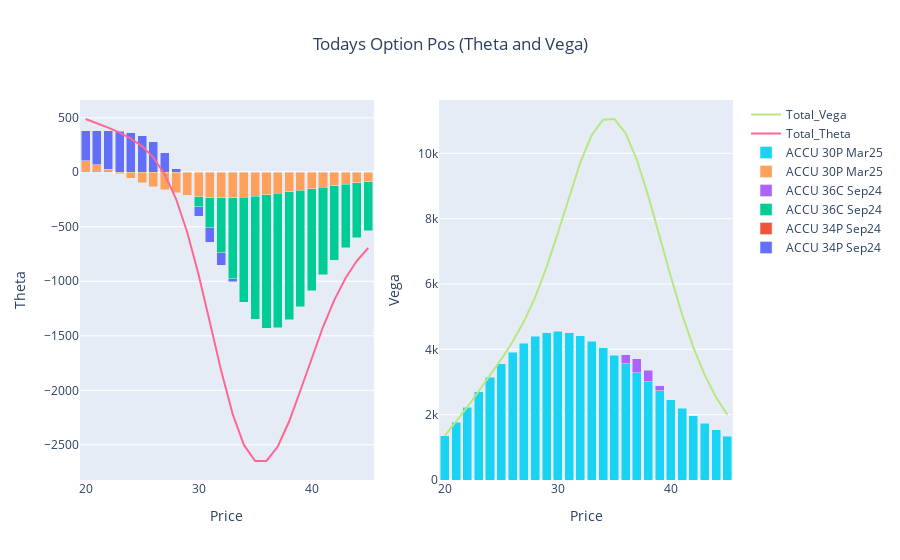

The code cell stored with this chart in its notebook:
### Code cell
fig_t = go.Figure()
for i in list(t)[1:-1]:
    fig_t.add_trace(go.Bar(x=t.Price, y=t[i], name=i, base=0))

fig_t.add_trace(go.Scatter(x=t.Price, y=t.Option_Theta, mode='lines', name='Total_Theta'))


#~~~~~~~~~~~~~~~~~~~~~~~~~~~~~~~~~~~~~~~~~~~~~~~~~~~~~~~~~~~~~~~~~~~~~~~~~~~~~~~~~
fig_v = go.Figure()
for i in list(v)[1:-1]:
    fig_v.add_trace(go.Bar(x=v.Price, y=v[i], name=i, base=0))

fig_v.add_trace(go.Scatter(x=v.Price, y=v.Option_Vega, mode='lines', name='Total_Vega'))

#~~~~~~~~~~~~~~~~~~~~~~~~~~~~~~~~~~~~~~~~~~~~~~~~~~~~~~~~~~~~~~~~~~~~~~~~~~~~~~~~
fig = make_subplots(rows=1, cols=2)
for i in range(0,len(fig_p.data)):
    fig.add_trace(fig_t.data[i], row=1, col=1)
    fig.add_trace(fig_v.data[i], row=1, col=2)
    
fig.update_layout(title={'text': 'Todays Option Pos (Theta and Vega)','x': 0.5,'xanchor': 'center'}, barmode='stack')

fig.update_xaxes(title_text="Price", row=1, col=1)
fig.update_yaxes(title_text="Theta", row=1, col=1)
fig.update_xaxes(title_text="Price", row=1, col=2)
fig.update_yaxes(title_text="Vega", row=1, col=2)    
fig.show()

### Figure 1 — Plotly figure (JSON) as saved in the notebook; plotly's stock layout.template omitted (floating-point values rounded to 4 significant figures)
{"data": [{"base": 0, "name": "ACCU 34P Sep24", "type": "bar", "x": [20, 21, 22, 23, 24, 25, 26, 27, 28, 29, 30, 31, 32, 33, 34, 35, 36, 37, 38, 39, 40, 41, 42, 43, 44, 45], "xaxis": "x", "y": [381.5, 381.2, 380.0, 375.9, 364.1, 336.0, 279.1, 180.1, 30.07, -169.3, -402.3, -640.7, -851.2, -1004.0, -1082.0, -1081.0, -1012.0, -895.1, -751.9, -602.9, -463.4, -342.6, -244.5, -168.9, -113.2, -73.74], "yaxis": "y"}, {"base": 0, "name": "ACCU 34P Sep24", "type": "bar", "x": [20, 21, 22, 23, 24, 25, 26, 27, 28, 29, 30, 31, 32, 33, 34, 35, 36, 37, 38, 39, 40, 41, 42, 43, 44, 45], "xaxis": "x2", "y": [0.1586, 0.9228, 4.224, 15.64, 48.02, 124.7, 278.9, 545.6, 946.1, 1472.0, 2075.0, 2675.0, 3181.0, 3512.0, 3625.0, 3517.0, 3225.0, 2808.0, 2331.0, 1851.0, 1412.0, 1038.0, 736.8, 506.7, 338.3, 219.8], "yaxis": "y2"}, {"base": 0, "name": "ACCU 36C Sep24", "type": "bar", "x": [20, 21, 22, 23, 24, 25, 26, 27, 28, 29, 30, 31, 32, 33, 34, 35, 36, 37, 38, 39, 40, 41, 42, 43, 44, 45], "xaxis": "x", "y": [-0.0004496, -0.004802, -0.03795, -0.2299, -1.1, -4.263, -13.69, -37.16, -86.64, -176.2, -316.6, -508.6, -738.4, -978.1, -1192.0, -1349.0, -1429.0, -1427.0, -1355.0, -1234.0, -1089.0, -941.0, -805.8, -692.1, -602.5, -535.9], "yaxis": "y"}, {"base": 0, "name": "ACCU 36C Sep24", "type": "bar", "x": [20, 21, 22, 23, 24, 25, 26, 27, 28, 29, 30, 31, 32, 33, 34, 35, 36, 37, 38, 39, 40, 41, 42, 43, 44, 45], "xaxis": "x2", "y": [0.001377, 0.01467, 0.1157, 0.6992, 3.336, 12.89, 41.26, 111.5, 258.7, 523.0, 933.3, 1487.0, 2137.0, 2795.0, 3354.0, 3720.0, 3838.0, 3704.0, 3363.0, 2885.0, 2350.0, 1823.0, 1353.0, 963.7, 660.5, 436.8], "yaxis": "y2"}, {"base": 0, "name": "ACCU 30P Mar25", "type": "bar", "x": [20, 21, 22, 23, 24, 25, 26, 27, 28, 29, 30, 31, 32, 33, 34, 35, 36, 37, 38, 39, 40, 41, 42, 43, 44, 45], "xaxis": "x", "y": [107.1, 70.3, 29.95, -12.17, -54.18, -94.27, -130.8, -162.6, -188.9, -209.0, -223.2, -231.4, -234.4, -232.6, -227.0, -218.1, -206.8, -193.8, -179.8, -165.1, -150.4, -135.9, -122.0, -108.8, -96.48, -85.09], "yaxis": "y"}, {"base": 0, "name": "ACCU 30P Mar25", "type": "bar", "x": [20, 21, 22, 23, 24, 25, 26, 27, 28, 29, 30, 31, 32, 33, 34, 35, 36, 37, 38, 39, 40, 41, 42, 43, 44, 45], "xaxis": "x2", "y": [1348.0, 1775.0, 2234.0, 2700.0, 3150.0, 3560.0, 3913.0, 4194.0, 4395.0, 4513.0, 4551.0, 4514.0, 4411.0, 4253.0, 4049.0, 3813.0, 3554.0, 3281.0, 3004.0, 2728.0, 2460.0, 2204.0, 1962.0, 1738.0, 1531.0, 1342.0], "yaxis": "y2"}, {"mode": "lines", "name": "Total_Theta", "type": "scatter", "x": [20, 21, 22, 23, 24, 25, 26, 27, 28, 29, 30, 31, 32, 33, 34, 35, 36, 37, 38, 39, 40, 41, 42, 43, 44, 45], "xaxis": "x", "y": [488.6, 451.5, 409.9, 363.5, 308.8, 237.4, 134.6, -19.65, -245.4, -554.6, -942.0, -1381.0, -1824.0, -2215.0, -2501.0, -2649.0, -2648.0, -2516.0, -2286.0, -2002.0, -1703.0, -1420.0, -1172.0, -969.7, -812.2, -694.7], "yaxis": "y"}, {"mode": "lines", "name": "Total_Vega", "type": "scatter", "x": [20, 21, 22, 23, 24, 25, 26, 27, 28, 29, 30, 31, 32, 33, 34, 35, 36, 37, 38, 39, 40, 41, 42, 43, 44, 45], "xaxis": "x2", "y": [1348.0, 1776.0, 2238.0, 2716.0, 3201.0, 3698.0, 4233.0, 4851.0, 5600.0, 6508.0, 7559.0, 8676.0, 9729.0, 10560.0, 11030.0, 11050.0, 10620.0, 9793.0, 8697.0, 7465.0, 6222.0, 5065.0, 4053.0, 3208.0, 2530.0, 1999.0], "yaxis": "y2"}], "layout": {"autosize": true, "barmode": "stack", "title": {"text": "Todays Option Pos (Theta and Vega)", "x": 0.5, "xanchor": "center"}, "xaxis": {"anchor": "y", "autorange": true, "domain": [0, 0.45], "range": [19.5, 45.5], "title": {"text": "Price"}, "type": "linear"}, "xaxis2": {"anchor": "y2", "autorange": true, "domain": [0.55, 1], "range": [19.5, 45.5], "title": {"text": "Price"}, "type": "linear"}, "yaxis": {"anchor": "x", "autorange": true, "domain": [0, 1], "range": [-2823.0, 662.9], "title": {"text": "Theta"}, "type": "linear"}, "yaxis2": {"anchor": "x2", "autorange": true, "domain": [0, 1], "range": [0, 11630.0], "title": {"text": "Vega"}, "type": "linear"}}}
